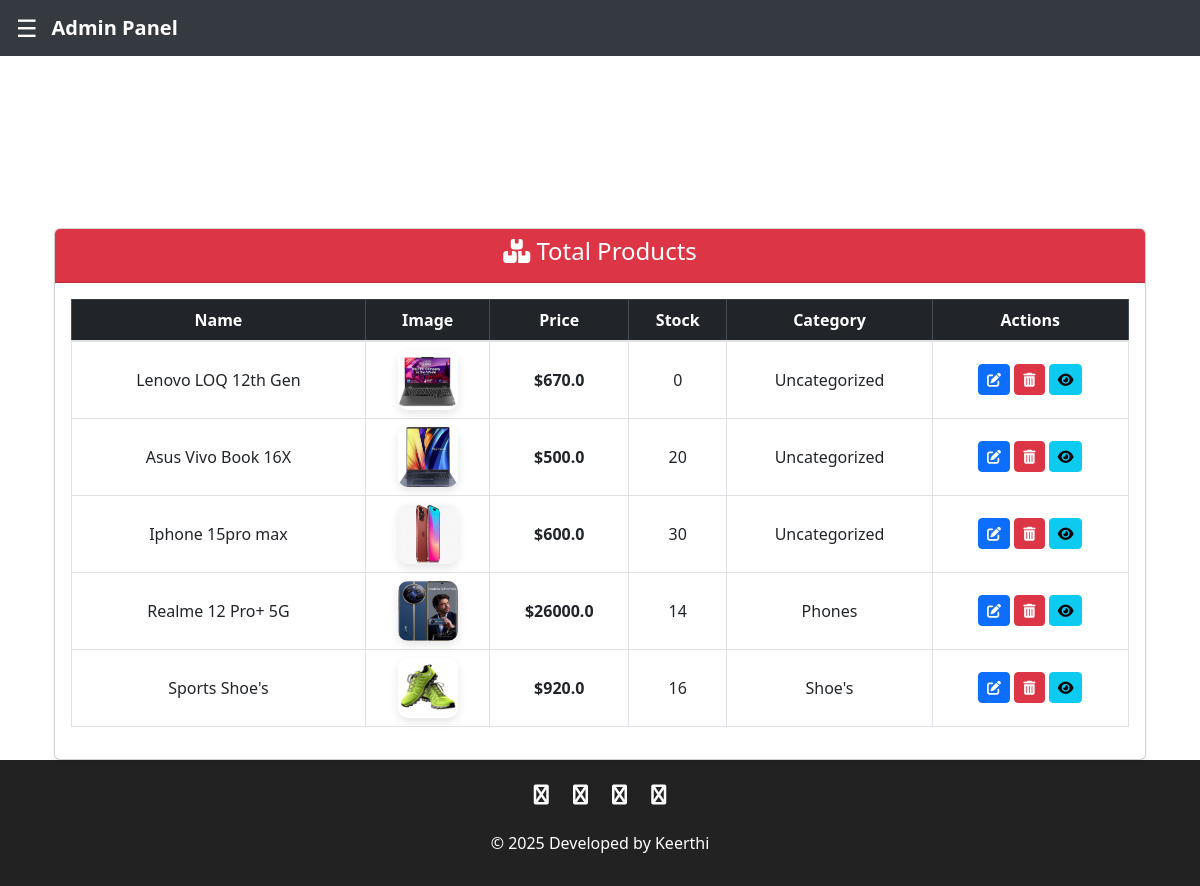
The page /admin_products/ (signed in) on the database its author committed.
### ecom/models.py (models this page shows, shortened)
class Product(models.Model):
    name = models.CharField(max_length=100)
    description = models.TextField(blank=True, null=True)
    price = models.FloatField(default=0.0)
    stock = models.PositiveIntegerField(default=0)
    category = models.CharField(max_length=100, default='Uncategorized')
    product_image = models.ImageField(upload_to='product_images/', default='product_images/default.png', null=True, blank=True)

### ecom/views.py (the view)
# urls.py: path('admin_products/', views.admin_products_view, name='admin-products'),
@login_required(login_url='adminlogin')
def admin_products_view(request):
    products=models.Product.objects.all()
    return render(request,'ecom/admin_products.html',{'products':products})

### templates/ecom/admin_products.html (shortened to what this page needs)
{% extends 'ecom/admin_base.html' %}
{% load static %}
{% block content %}
<link href="https://cdn.jsdelivr.net/npm/bootstrap@5.3.0/dist/css/bootstrap.min.css" rel="stylesheet">
<link href="https://cdnjs.cloudflare.com/ajax/libs/font-awesome/6.5.0/css/all.min.css" rel="stylesheet" />
<div class="container mt-5">
  <div class="card shadow-sm">
    <div class="card-header bg-danger text-white text-center">
      <h4><i class="fas fa-boxes"></i> Total Products</h4>
    </div>
    <div class="card-body">
      <table class="table table-bordered table-hover product-table">
        <thead class="table-dark">
          <tr>
            <th>Name</th>
            <th>Image</th>
            <th>Price</th>
            <th>Stock</th>
            <th>Category</th>
            <th>Actions</th>
          </tr>
        </thead>
        <tbody>
          {% for p in products %}
            <tr>
              <td>{{ p.name }}</td>
              <td>
                {% if p.product_image %}
                  <img src="{{ p.product_image.url }}" alt="{{ p.name }}" class="product-image" width="60" height="60">
                {% else %}
                  <span class="text-muted">No Image</span>
                {% endif %}
              </td>
              <td><strong>${{ p.price }}</strong></td>
              <td>{{ p.stock }}</td>
              <td>{{ p.category }}</td>
              <td>
                <a class="btn btn-sm btn-primary" href="{% url 'update-product' p.id %}" title="Edit Product">
                  <i class="fas fa-edit"></i>
                </a>
                <a class="btn btn-sm btn-danger" href="{% url 'delete-product' p.id %}" title="Delete Product" onclick="return confirm('Are you sure you want to delete this product?')">
                  <i class="fas fa-trash-alt"></i>
                </a>
                <a class="btn btn-sm btn-info" href="{% url 'customer_home' %}" title="View as Customer">
                  <i class="fas fa-eye"></i>
                </a>
              </td>
            </tr>
          {% empty %}
            <tr>
              <td colspan="6" class="text-center text-muted">No Products Available!</td>
            </tr>
          {% endfor %}
        </tbody>
      </table>
    </div>
  </div>
</div>
{% endblock content %}

### templates/ecom/admin_base.html (style rules this page uses)
body { background-color: #f4f4f4; display: flex; flex-direction: column; min-height: 100vh; overflow-x: hidden; }
.container { padding-top: 90px; transition: margin-left 0.5s ease; }

### templates/ecom/admin_products.html (style rules this page uses)
.product-table th, .product-table td { text-align: center; vertical-align: middle; }
.product-image { border-radius: 10px; transition: transform 0.3s ease-in-out; box-shadow: 0 4px 10px rgba(0, 0, 0, 0.1); }
.btn i { pointer-events: none; }

### rows shown on the page
Product: name "Lenovo LOQ 12th Gen", product_image (picture), price "670.0", stock "0", category "Uncategorized"
Product: name "Asus Vivo Book 16X", product_image (picture), price "500.0", stock "20", category "Uncategorized"
Product: name "Iphone 15pro max", product_image (picture), price "600.0", stock "30", category "Uncategorized"
Product: name "Realme 12 Pro+ 5G", product_image (picture), price "26000.0", stock "14", category "Phones"
Product: name "Sports Shoe's", product_image (picture), price "920.0", stock "16", category "Shoe's"
